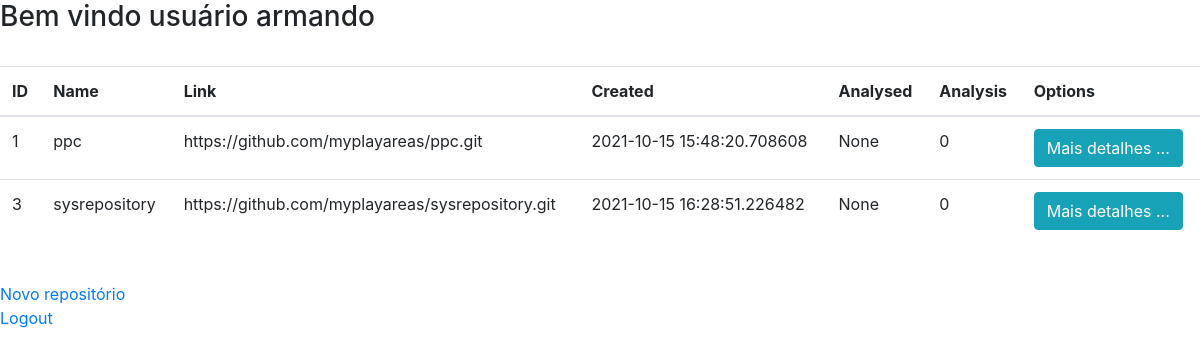
Screenshot of /home (signed in) with the database file from the repository.
### sysrepository/dao.py (models this page shows)
class Usuario(db.Model):
    id = db.Column(db.Integer(), primary_key=True)
    name = db.Column(db.String(length=50), nullable=False, unique=True)
    username = db.Column(db.String(length=30), nullable=False, unique=True)
    email = db.Column(db.String(length=50), nullable=False, unique=True)
    password = db.Column(db.String(length=60), nullable=False)
    repositories = db.relationship('Repositorio', backref='owned_usuario', lazy=True)

class Repositorio(db.Model):
    id = db.Column(db.Integer(), primary_key=True)
    name = db.Column(db.String(length=30), nullable=False, unique=False)
    link = db.Column(db.String(length=1024), nullable=False, unique=False)
    creation_date = db.Column(db.DateTime, nullable=False, default=datetime.now)
    analysis_date = db.Column(db.DateTime, nullable=True, default=None)
    analysed = db.Column(db.Integer(), nullable=True, default=0)
    owner = db.Column(db.Integer(), db.ForeignKey('usuario.id'))

### sysrepository/main.py (the view)
@app.route('/home')
def home_page():
    try:
        usuario_logado = repositorioUsuarios.consulta_usuario_por_id(session['user_id'])
        if usuario_logado is None:
            return redirect(url_for("logout"))
        repositorios_do_usuario = repositorioRepositorios.consulta_repositorios_por_id_usuario(session['user_id'])
        return render_template('home.html', repositorios=repositorios_do_usuario, usuario_logado=usuario_logado)
    except Exception as e:
        print(f'Erro: {e}')
        return redirect(url_for("login_page"))

### sysrepository/dao.py (called while the page is built)
    def consulta_usuario_por_id(self, p_id):
        usuario = Usuario.query.filter_by(id=p_id).first()
        return usuario

    def consulta_repositorios_por_id_usuario(self, id_usuario):
        lista_reposigorios_usuario = Repositorio.query.filter_by(owner=id_usuario).all()
        return lista_reposigorios_usuario

### sysrepository/templates/home.html (shortened to what this page needs)
<!doctype html>
<html lang="en">
  <head>
    <link rel="stylesheet" href="https://cdn.jsdelivr.net/npm/bootstrap@4.5.3/dist/css/bootstrap.min.css">
  </head>
  <body>
    <h3>Bem vindo usuário {{ usuario_logado.username }}</h3>
    <br>
    <table class="table table-hover table">
      <thead>
          <tr>
              <th scope="col">ID</th>
              <th scope="col">Name</th>
              <th scope="col">Link</th>
              <th scope="col">Created</th>
              <th scope="col">Analysed</th>
              <th scope="col">Analysis</th>
              <th scope="col">Options</th>
          </tr>
      </thead>
      <tbody>
          {% for repositorio in repositorios %}
              <tr>
                  <td>{{ repositorio.id }}</td>
                  <td>{{ repositorio.name }}</td>
                  <td>{{ repositorio.link }}</td>
                  <td>{{ repositorio.creation_date }}</td>
                  <td>{{ repositorio.analysis_date }}</td>
                  <td>{{ repositorio.analysed }}</td>
                  <td>
                      <button class="btn btn-outline btn-info">Mais detalhes ...</button>
                  </td>
              </tr>
          {% endfor %}
      </tbody>
    </table>
    <br>
    <a href="{{ url_for('repository_page') }}">Novo repositório</a>
    <br>
    <a href="{{ url_for('logout') }}">Logout</a>
  </body>
</html>

### rows the page displays
Usuario: username "armando"
Repositorio: id "1", name "ppc", link "https://github.com/myplayareas/ppc.git", creation_date "2021-10-15 15:48:20.708608", analysis_date "None", analysed "0"
Repositorio: id "3", name "sysrepository", link "https://github.com/myplayareas/sysrepository.git", creation_date "2021-10-15 16:28:51.226482", analysis_date "None", analysed "0"
